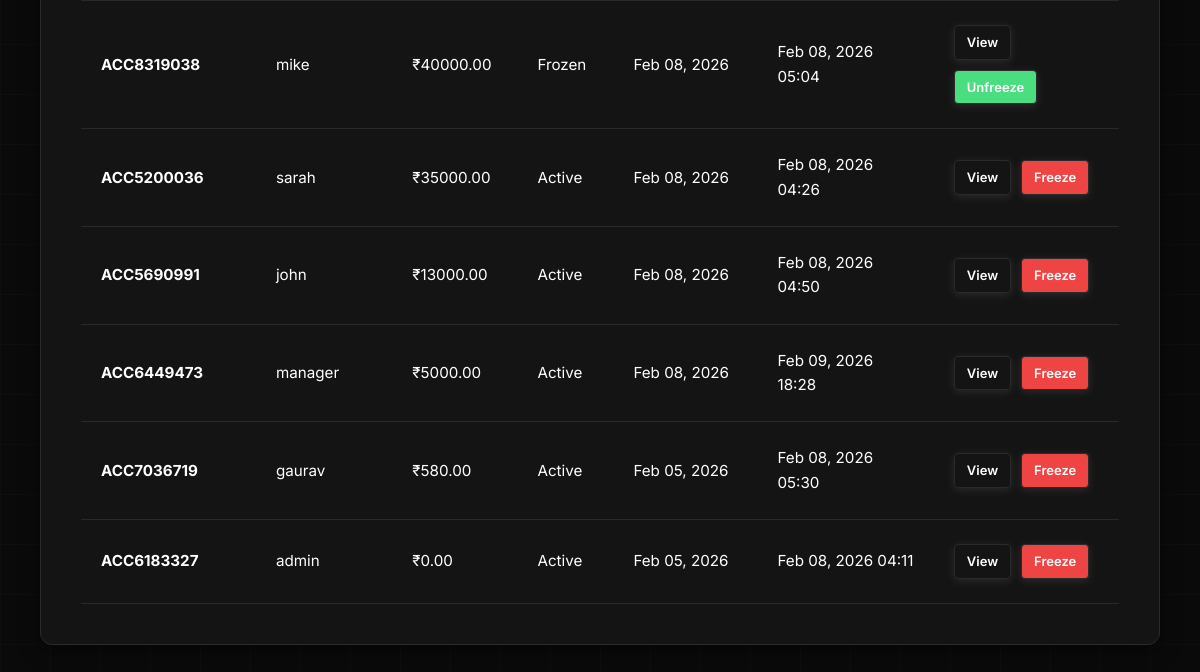
The app's page /bank/manager/accounts/ (signed in, lower part), older data.
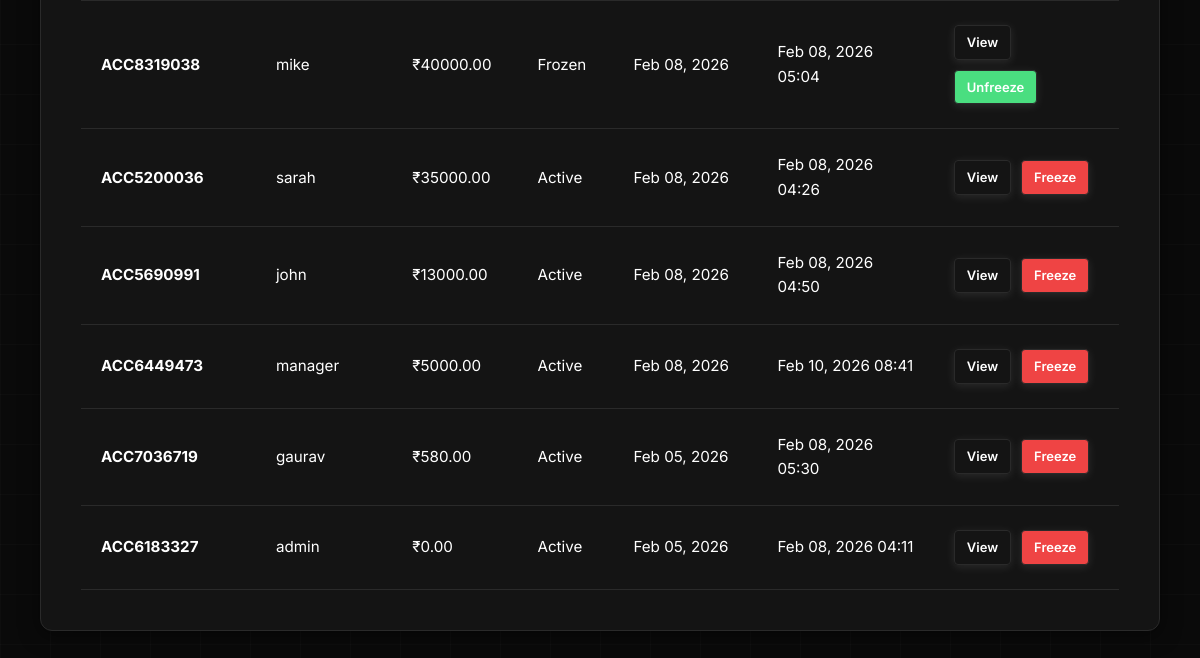
The same page, newer data.
### apps/bank/models.py (models this page shows, shortened)
class Account(models.Model):
    ACTIVE = 'ACTIVE'
    FROZEN = 'FROZEN'
    STATUS_CHOICES = [
        (ACTIVE, 'Active'),
        (FROZEN, 'Frozen'),
    ]
    user = models.OneToOneField(
        User,
        on_delete=models.CASCADE,
        related_name='account'
    )
    account_number = models.CharField(
        max_length=10,
        unique=True,
        editable=False
    )
    balance = models.DecimalField(
        max_digits=12,
        decimal_places=2,
        default=0.00
    )
    status = models.CharField(
        max_length=10,
        choices=STATUS_CHOICES,
        default=ACTIVE
    )
    created_at = models.DateTimeField(auto_now_add=True)
    last_activity = models.DateTimeField(auto_now=True)
    class Meta:
        ordering = ['-created_at']  # Newest accounts first

### apps/bank/manager_views.py (the view)
    def wrapper(request, *args, **kwargs):
        if not hasattr(request.user, 'manager_profile'):
            messages.error(request, 'You are not authorized to access this page.')
            return redirect('users:login')
        return view_func(request, *args, **kwargs)

### apps/bank/manager_views.py (called while the page is built)
def manager_required(view_func):
    def wrapper(request, *args, **kwargs):
        if not hasattr(request.user, 'manager_profile'):
            messages.error(request, 'You are not authorized to access this page.')
            return redirect('users:login')
        return view_func(request, *args, **kwargs)
    return wrapper

@login_required(login_url='bank:manager_login')
@manager_required
def manager_accounts_view(request):
    manager = request.user.manager_profile
    search_query = request.GET.get('search', '')
    status_filter = request.GET.get('status', '')
    accounts = Account.objects.select_related('user').all()
    if search_query:
        accounts = accounts.filter(
            Q(account_number__icontains=search_query) |
            Q(user__username__icontains=search_query)
        )
    if status_filter:
        accounts = accounts.filter(status=status_filter)
    context = {
        'manager': manager,
        'accounts': accounts,
        'search_query': search_query,
        'status_filter': status_filter,
    }
    return render(request, 'bank/manager_accounts.html', context)

### templates/bank/manager_accounts.html (shortened to what this page needs)
{% extends 'base.html' %}
{% block content %}
<div class="dashboard-container">
    <div class="card">
        {% if accounts %}
        <div class="table-responsive">
            <table class="transactions-table">
                <tbody>
                    {% for account in accounts %}
                    <tr>
                        <td><strong>{{ account.account_number }}</strong></td>
                        <td>{{ account.user.username }}</td>
                        <td class="amount">₹{{ account.balance|floatformat:2 }}</td>
                        <td>
                            {% if account.status == 'ACTIVE' %}
                                <span class="badge badge-success">Active</span>
                            {% else %}
                                <span class="badge badge-danger">Frozen</span>
                            {% endif %}
                        </td>
                        <td>{{ account.created_at|date:"M d, Y" }}</td>
                        <td>{{ account.last_activity|date:"M d, Y H:i" }}</td>
                        <td>
                            <div class="action-buttons">
                                <a href="{% url 'bank:manager_account_detail' account.id %}" class="btn btn-sm">View</a>
                                {% if account.status == 'ACTIVE' %}
                                    <a href="{% url 'bank:manager_freeze_account' account.id %}" class="btn btn-sm" style="background: #ef4444;">Freeze</a>
                                {% else %}
                                    <a href="{% url 'bank:manager_unfreeze_account' account.id %}" class="btn btn-sm" style="background: #4ade80;">Unfreeze</a>
                                {% endif %}
                            </div>
                        </td>
                    </tr>
                    {% endfor %}
                </tbody>
            </table>
        </div>
        {% else %}
        <p class="empty-state">No accounts found.</p>
        {% endif %}
    </div>
</div>
{% endblock %}

Row changes from the older to the newer data that the page shows:
changed Account "ACC6449473": last_activity "Feb 09, 2026 18:28" → "Feb 10, 2026 08:41"
